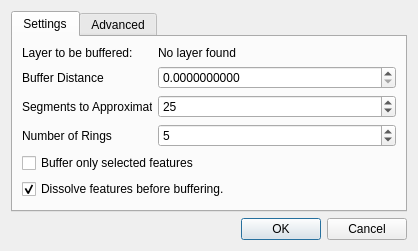
<?xml version="1.0" encoding="UTF-8"?>
<ui version="4.0">
 <class>Dialog</class>
 <widget class="QDialog" name="Dialog">
  <property name="geometry">
   <rect>
    <x>0</x>
    <y>0</y>
    <width>418</width>
    <height>243</height>
   </rect>
  </property>
  <property name="windowTitle">
   <string>Multi Ring Buffer</string>
  </property>
  <property name="sizeGripEnabled">
   <bool>false</bool>
  </property>
  <layout class="QVBoxLayout" name="verticalLayout_3">
   <item>
    <widget class="QTabWidget" name="tabWidget">
     <property name="maximumSize">
      <size>
       <width>400</width>
       <height>16777215</height>
      </size>
     </property>
     <property name="tabPosition">
      <enum>QTabWidget::North</enum>
     </property>
     <property name="tabShape">
      <enum>QTabWidget::Rounded</enum>
     </property>
     <property name="currentIndex">
      <number>0</number>
     </property>
     <widget class="QWidget" name="tab">
      <attribute name="title">
       <string>Settings</string>
      </attribute>
      <layout class="QVBoxLayout" name="verticalLayout">
       <item>
        <layout class="QHBoxLayout" name="horizontalLayout_4">
         <item>
          <widget class="QLabel" name="label_4">
           <property name="minimumSize">
            <size>
             <width>130</width>
             <height>0</height>
            </size>
           </property>
           <property name="maximumSize">
            <size>
             <width>130</width>
             <height>16777215</height>
            </size>
           </property>
           <property name="text">
            <string>Layer to be buffered:</string>
           </property>
          </widget>
         </item>
         <item>
          <widget class="QLabel" name="buffer_layer_name">
           <property name="minimumSize">
            <size>
             <width>150</width>
             <height>0</height>
            </size>
           </property>
           <property name="toolTip">
            <string>Please select layer from the layers panel befopre buffering to change.</string>
           </property>
           <property name="text">
            <string>&lt;html&gt;&lt;head/&gt;&lt;body&gt;&lt;p&gt;No layer found&lt;/p&gt;&lt;/body&gt;&lt;/html&gt;</string>
           </property>
          </widget>
         </item>
        </layout>
       </item>
       <item>
        <layout class="QHBoxLayout" name="horizontalLayout">
         <item>
          <widget class="QLabel" name="label">
           <property name="minimumSize">
            <size>
             <width>130</width>
             <height>0</height>
            </size>
           </property>
           <property name="maximumSize">
            <size>
             <width>130</width>
             <height>16777215</height>
            </size>
           </property>
           <property name="text">
            <string>Buffer Distance</string>
           </property>
          </widget>
         </item>
         <item>
          <widget class="QDoubleSpinBox" name="bufferDistance">
           <property name="minimumSize">
            <size>
             <width>150</width>
             <height>0</height>
            </size>
           </property>
           <property name="toolTip">
            <string>Buffer distance in your selected layers CRS units.</string>
           </property>
           <property name="decimals">
            <number>10</number>
           </property>
           <property name="maximum">
            <double>999999999.990000009536743</double>
           </property>
          </widget>
         </item>
        </layout>
       </item>
       <item>
        <layout class="QHBoxLayout" name="horizontalLayout_2">
         <item>
          <widget class="QLabel" name="label_2">
           <property name="minimumSize">
            <size>
             <width>130</width>
             <height>0</height>
            </size>
           </property>
           <property name="maximumSize">
            <size>
             <width>130</width>
             <height>16777215</height>
            </size>
           </property>
           <property name="text">
            <string>Segments to Approximate</string>
           </property>
          </widget>
         </item>
         <item>
          <widget class="QSpinBox" name="segmentsToApproximate">
           <property name="minimumSize">
            <size>
             <width>150</width>
             <height>0</height>
            </size>
           </property>
           <property name="toolTip">
            <string>How smooth the resulting buffers will be.</string>
           </property>
           <property name="maximum">
            <number>300</number>
           </property>
           <property name="value">
            <number>25</number>
           </property>
          </widget>
         </item>
        </layout>
       </item>
       <item>
        <layout class="QHBoxLayout" name="horizontalLayout_3">
         <item>
          <widget class="QLabel" name="label_3">
           <property name="minimumSize">
            <size>
             <width>130</width>
             <height>0</height>
            </size>
           </property>
           <property name="maximumSize">
            <size>
             <width>130</width>
             <height>16777215</height>
            </size>
           </property>
           <property name="text">
            <string>Number of Rings</string>
           </property>
          </widget>
         </item>
         <item>
          <widget class="QSpinBox" name="numberOfRings">
           <property name="minimumSize">
            <size>
             <width>150</width>
             <height>0</height>
            </size>
           </property>
           <property name="toolTip">
            <string>Number of rings.</string>
           </property>
           <property name="maximum">
            <number>999999999</number>
           </property>
           <property name="value">
            <number>5</number>
           </property>
          </widget>
         </item>
        </layout>
       </item>
       <item>
        <widget class="QCheckBox" name="selectedfeats">
         <property name="enabled">
          <bool>true</bool>
         </property>
         <property name="text">
          <string>Buffer only selected features</string>
         </property>
         <property name="checked">
          <bool>false</bool>
         </property>
        </widget>
       </item>
       <item>
        <widget class="QCheckBox" name="dissovle_button_2">
         <property name="toolTip">
          <string>Not dissolving may produce strange results with neighbouring features.</string>
         </property>
         <property name="text">
          <string>Dissolve features before buffering.</string>
         </property>
         <property name="checked">
          <bool>true</bool>
         </property>
        </widget>
       </item>
       <item>
        <spacer name="verticalSpacer">
         <property name="orientation">
          <enum>Qt::Vertical</enum>
         </property>
         <property name="sizeHint" stdset="0">
          <size>
           <width>373</width>
           <height>4</height>
          </size>
         </property>
        </spacer>
       </item>
      </layout>
     </widget>
     <widget class="QWidget" name="tab_2">
      <attribute name="title">
       <string>Advanced</string>
      </attribute>
      <layout class="QVBoxLayout" name="verticalLayout_2">
       <item>
        <widget class="QLabel" name="label_5">
         <property name="text">
          <string>Buffer style:</string>
         </property>
        </widget>
       </item>
       <item>
        <layout class="QHBoxLayout" name="horizontalLayout_5">
         <item>
          <widget class="QRadioButton" name="sequential_style">
           <property name="toolTip">
            <string>Buffer resulting buffer sequentially.</string>
           </property>
           <property name="text">
            <string>Sequential</string>
           </property>
           <property name="checked">
            <bool>true</bool>
           </property>
           <attribute name="buttonGroup">
            <string notr="true">buttonGroup</string>
           </attribute>
          </widget>
         </item>
         <item>
          <widget class="QRadioButton" name="central_style">
           <property name="toolTip">
            <string>Buffer the central feature with increasing distance.</string>
           </property>
           <property name="text">
            <string>Central</string>
           </property>
           <attribute name="buttonGroup">
            <string notr="true">buttonGroup</string>
           </attribute>
          </widget>
         </item>
        </layout>
       </item>
       <item>
        <widget class="QLabel" name="label_6">
         <property name="text">
          <string>&lt;html&gt;&lt;head/&gt;&lt;body&gt;&lt;p&gt;&lt;a href=&quot;https://rawgit.com/HeikkiVesanto/QGIS_Multi_Ring_Buffer/master/help/index.html&quot;&gt;&lt;span style=&quot; text-decoration: underline; color:#0000ff;&quot;&gt;What does this mean?&lt;/span&gt;&lt;/a&gt;&lt;/p&gt;&lt;/body&gt;&lt;/html&gt;</string>
         </property>
         <property name="openExternalLinks">
          <bool>true</bool>
         </property>
        </widget>
       </item>
       <item>
        <spacer name="verticalSpacer_2">
         <property name="orientation">
          <enum>Qt::Vertical</enum>
         </property>
         <property name="sizeHint" stdset="0">
          <size>
           <width>20</width>
           <height>40</height>
          </size>
         </property>
        </spacer>
       </item>
      </layout>
     </widget>
    </widget>
   </item>
   <item>
    <widget class="QDialogButtonBox" name="buttonBox">
     <property name="standardButtons">
      <set>QDialogButtonBox::Cancel|QDialogButtonBox::Ok</set>
     </property>
    </widget>
   </item>
  </layout>
 </widget>
 <resources/>
 <connections>
  <connection>
   <sender>buttonBox</sender>
   <signal>accepted()</signal>
   <receiver>Dialog</receiver>
   <slot>accept()</slot>
   <hints>
    <hint type="sourcelabel">
     <x>308</x>
     <y>112</y>
    </hint>
    <hint type="destinationlabel">
     <x>307</x>
     <y>152</y>
    </hint>
   </hints>
  </connection>
  <connection>
   <sender>buttonBox</sender>
   <signal>rejected()</signal>
   <receiver>Dialog</receiver>
   <slot>reject()</slot>
   <hints>
    <hint type="sourcelabel">
     <x>242</x>
     <y>105</y>
    </hint>
    <hint type="destinationlabel">
     <x>242</x>
     <y>166</y>
    </hint>
   </hints>
  </connection>
 </connections>
 <buttongroups>
  <buttongroup name="buttonGroup"/>
 </buttongroups>
</ui>
